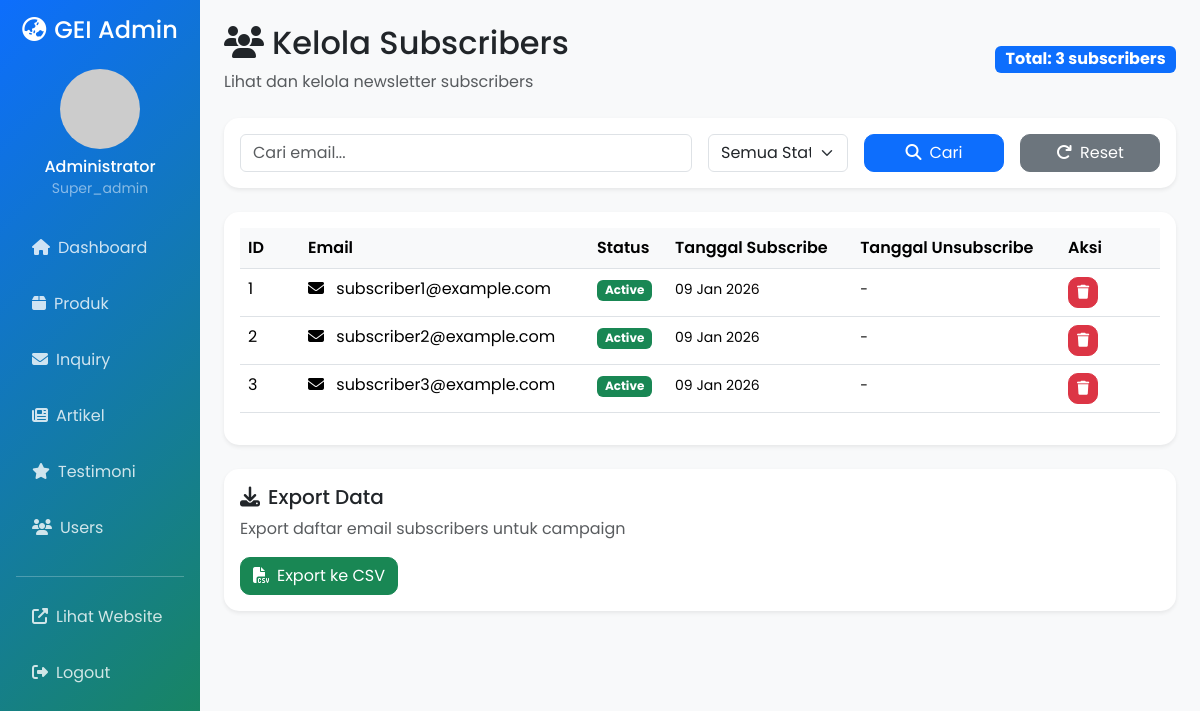
Page /admin/subscribers.php (signed in) on the committed database.
### tables this page shows
CREATE TABLE IF NOT EXISTS newsletter_subscribers (
    id INT AUTO_INCREMENT PRIMARY KEY,
    email VARCHAR(255) NOT NULL UNIQUE,
    status ENUM('active', 'unsubscribed') DEFAULT 'active',
    subscribed_at TIMESTAMP DEFAULT CURRENT_TIMESTAMP,
    unsubscribed_at TIMESTAMP NULL,
    INDEX idx_email (email),
    INDEX idx_status (status)
);

### includes/functions.php (called while the page is built, shortened)
<?php
function formatDate($date) {
    return date('d M Y', strtotime($date));
}
function getStatusBadge($status) {
    $badges = [
        'new' => 'primary',
        'in_progress' => 'warning',
        'completed' => 'success',
        'cancelled' => 'danger',
        'read' => 'info',
        'replied' => 'success',
        'active' => 'success',
        'unsubscribed' => 'secondary',
        'available' => 'success',
        'limited' => 'warning',
        'out_of_stock' => 'danger'
    ];
    return $badges[$status] ?? 'secondary';
}
?>

### admin/subscribers.php (the view, shortened to what this page needs)
<?php
require_once '../includes/functions.php';
$db = getDB();
$search = isset($_GET['search']) ? sanitize($_GET['search']) : '';
$page = isset($_GET['page']) ? (int)$_GET['page'] : 1;
$items_per_page = 20;
$where = array();
$params = array();
$where_clause = count($where) > 0 ? 'WHERE ' . implode(' AND ', $where) : '';
$count_sql = "SELECT COUNT(*) as total FROM newsletter_subscribers $where_clause";
$stmt = $db->prepare($count_sql);
$stmt->execute($params);
$total_items = $stmt->fetch()['total'];
$pagination = paginate($total_items, $items_per_page, $page);
$sql = "SELECT * FROM newsletter_subscribers $where_clause ORDER BY subscribed_at DESC LIMIT ? OFFSET ?";
$stmt = $db->prepare($sql);
$execute_params = array_merge($params, array($items_per_page, $pagination['offset']));
$stmt->execute($execute_params);
$subscribers = $stmt->fetchAll();
include 'includes/header.php';
?>
<div class="container-fluid">
    <div class="row">
        <?php include 'includes/sidebar.php'; ?>
        <div class="col-md-9 col-lg-10 px-4 py-4">
            <div class="d-flex justify-content-between align-items-center mb-4">
                <div>
                    <h2><i class="fas fa-users me-2"></i>Kelola Subscribers</h2>
                    <p class="text-muted mb-0">Lihat dan kelola newsletter subscribers</p>
                </div>
                <div>
                    <span class="badge bg-primary fs-6">Total: <?php echo $total_items; ?> subscribers</span>
                </div>
            </div>
            <div class="card shadow-sm mb-4">
                <div class="card-body">
                    <form method="GET" action="" class="row g-3">
                        <div class="col-md-6">
                            <input type="text" class="form-control" name="search" placeholder="Cari email..." value="<?php echo htmlspecialchars($search); ?>">
                        </div>
                        <div class="col-md-2">
                            <select name="status" class="form-select">
                                <option value="">Semua Status</option>
                            </select>
                        </div>
                        <div class="col-md-2">
                            <button type="submit" class="btn btn-primary w-100"><i class="fas fa-search me-2"></i>Cari</button>
                        </div>
                        <div class="col-md-2">
                            <a href="subscribers.php" class="btn btn-secondary w-100"><i class="fas fa-redo me-2"></i>Reset</a>
                        </div>
                    </form>
                </div>
            </div>
            <div class="card shadow-sm">
                <div class="card-body">
                    <div class="table-responsive">
                        <table class="table table-hover">
                            <thead>
                                <tr>
                                    <th width="60">ID</th>
                                    <th>Email</th>
                                    <th>Status</th>
                                    <th>Tanggal Subscribe</th>
                                    <th>Tanggal Unsubscribe</th>
                                    <th width="100">Aksi</th>
                                </tr>
                            </thead>
                            <tbody>
                                <?php if (count($subscribers) > 0): ?>
                                    <?php foreach($subscribers as $subscriber): ?>
                                    <tr>
                                        <td><?php echo $subscriber['id']; ?></td>
                                        <td>
                                            <i class="fas fa-envelope me-2"></i>
                                            <?php echo htmlspecialchars($subscriber['email']); ?>
                                        </td>
                                        <td>
                                            <span class="badge bg-<?php echo getStatusBadge($subscriber['status']); ?>">
                                                <?php echo ucfirst($subscriber['status']); ?>
                                            </span>
                                        </td>
                                        <td><small><?php echo formatDate($subscriber['subscribed_at']); ?></small></td>
                                        <td>
                                            <small>
                                                <?php echo $subscriber['unsubscribed_at'] ? formatDate($subscriber['unsubscribed_at']) : '-'; ?>
                                            </small>
                                        </td>
                                        <td>
                                            <a href="subscribers.php?delete=<?php echo $subscriber['id']; ?>"
                                               class="btn btn-sm btn-danger"
                                               onclick="return confirm('Yakin ingin menghapus subscriber ini?')"
                                               title="Hapus">
                                                <i class="fas fa-trash"></i>
                                            </a>
                                        </td>
                                    </tr>
                                    <?php endforeach; ?>
                                <?php endif; ?>
                            </tbody>
                        </table>
                    </div>
                </div>
            </div>
            <div class="card shadow-sm mt-4">
                <div class="card-body">
                    <h5 class="card-title"><i class="fas fa-download me-2"></i>Export Data</h5>
                    <p class="text-muted">Export daftar email subscribers untuk campaign</p>
                    <button class="btn btn-success" onclick="exportEmails()">
                        <i class="fas fa-file-csv me-2"></i>Export ke CSV
                    </button>
                </div>
            </div>
        </div>
    </div>
</div>
<?php include 'includes/footer.php'; ?>

### admin/includes/header.php (style rules this page uses)
body { font-family: 'Poppins', sans-serif; background: #f8f9fa; }
.card { border: none; border-radius: 15px; box-shadow: 0 2px 10px rgba(0,0,0,0.1); }
.table th { font-weight: 600; background: #f8f9fa; }
.btn { border-radius: 10px; }

### rows in the picture
newsletter_subscribers: id "1", email "subscriber1@example.com", status "Active", subscribed_at "09 Jan 2026"
newsletter_subscribers: id "2", email "subscriber2@example.com", status "Active", subscribed_at "09 Jan 2026"
newsletter_subscribers: id "3", email "subscriber3@example.com", status "Active", subscribed_at "09 Jan 2026"

### other values in the picture
$_SESSION['admin_name'] "Administrator"
$_SESSION['admin_role'] "Super_admin"
$total_items "3"
